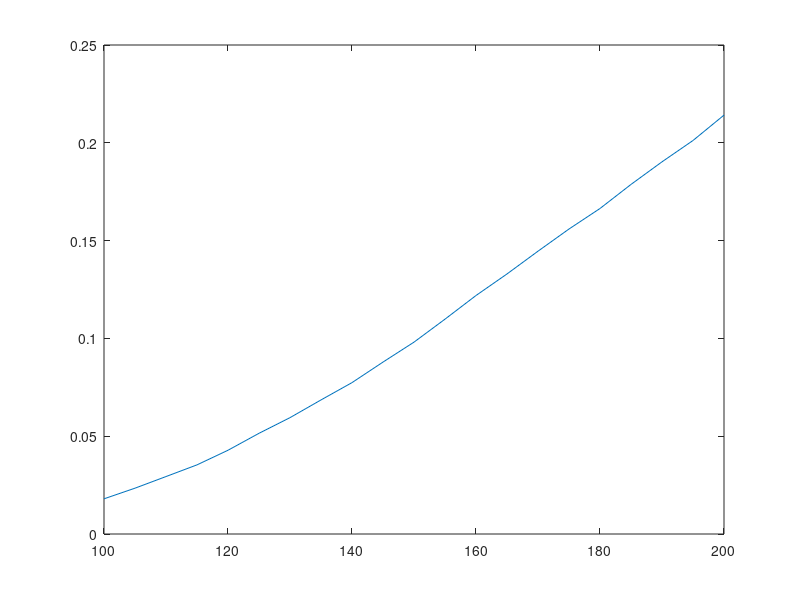

Source code (MATLAB): (Note: this script raises an error after producing the figure.)
% load blocking rate list files 
load("blocking_rate_FA_average_list.mat");
load("blocking_rate_FA_average_list_nonuniform_1.mat");
load("blocking_rate_FA_average_list_nonuniform_2.mat");
load("blocking_rate_LODA_average_list.mat");
load("blocking_rate_LODA_average_list_nonuniform_1.mat");
load("blocking_rate_LODA_average_list_nonuniform_2.mat");
load("blocking_rate_BDCL_average_list.mat");
load("blocking_rate_BDCL_average_list_nonuniform_1.mat");
load("blocking_rate_BDCL_average_list_nonuniform_2.mat");

% specify x-axis coordinates
traffic_load_list_FA = 100:5:200;
traffic_load_list_LODA = 100:10:200;
traffic_load_list_BDCL = 100:10:200;
traffic_load_ratio_list_FA = 0:0.1:1.5; 
traffic_load_ratio_list_LODA = 0:0.15:1.5;
traffic_load_ratio_list_BDCL = 0:0.15:1.5;

% plot the uniform distribution case
figure
p1=plot(traffic_load_list_FA, blocking_rate_FA_average_list, '-');
p1.Marker='.';
hold on
p2=plot(traffic_load_list_LODA, blocking_rate_LODA_average_list, '-');
p2.Marker='.';
hold on
p3=plot(traffic_load_list_BDCL, blocking_rate_BDCL_average_list, '-');
p3.Marker='.';

% add title and axis labels
title('Blocking comparison: uniform traffic')
xlabel('traffic load (calls/hour)')
ylabel('blocking probability')

% add ticks to the x and y axis
xticks(100:20:200)
yticks(0:0.05:0.20)

% add legend
legend('FA and Erlang B', 'LODA', 'BDCL')

% plot the nonuniform distribution 1 case
figure
p1=plot(traffic_load_ratio_list_FA, blocking_rate_FA_average_list_nonuniform_1, '-');
p1.Marker='.';
hold on
p2=plot(traffic_load_ratio_list_LODA, blocking_rate_LODA_average_list_nonuniform_1, '-');
p2.Marker='.';
hold on
p3=plot(traffic_load_ratio_list_BDCL, blocking_rate_BDCL_average_list_nonuniform_1, '-');
p3.Marker='.';

% add title and axis labels
title('Blocking comparison: nonuniform traffic 1')
xlabel('percentage lncrease of traffic load')
ylabel('blocking probability')

% add ticks to the x and y axis
xticks(0:10:140)
yticks(0:0.1:0.40)

% add legend
legend('FA', 'LODA', 'BDCL')

% plot the nonuniform distribution 2 case
figure
p1=plot(traffic_load_ratio_list_FA, blocking_rate_FA_average_list_nonuniform_2, '-');
p1.Marker='.';
hold on
p2=plot(traffic_load_ratio_list_LODA, blocking_rate_LODA_average_list_nonuniform_2, '-');
p2.Marker='.';
hold on
p3=plot(traffic_load_ratio_list_BDCL, blocking_rate_BDCL_average_list_nonuniform_2, '-');
p3.Marker='.';

% add title and axis labels
title('Blocking comparison: nonuniform traffic 2')
xlabel('percentage lncrease of traffic load')
ylabel('blocking probability')

% add ticks to the x and y axis
xticks(0:10:140)
yticks(0:0.1:0.40)

% add legend
legend('FA', 'LODA', 'BDCL')


